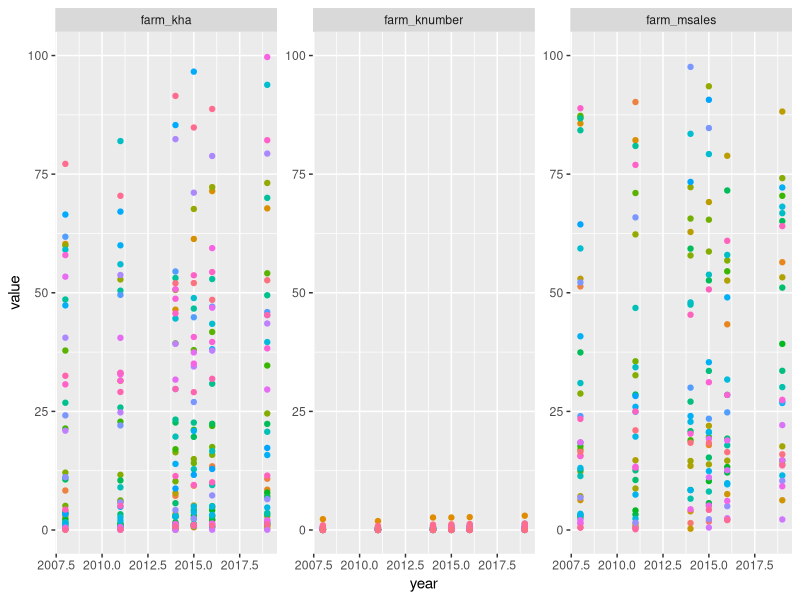
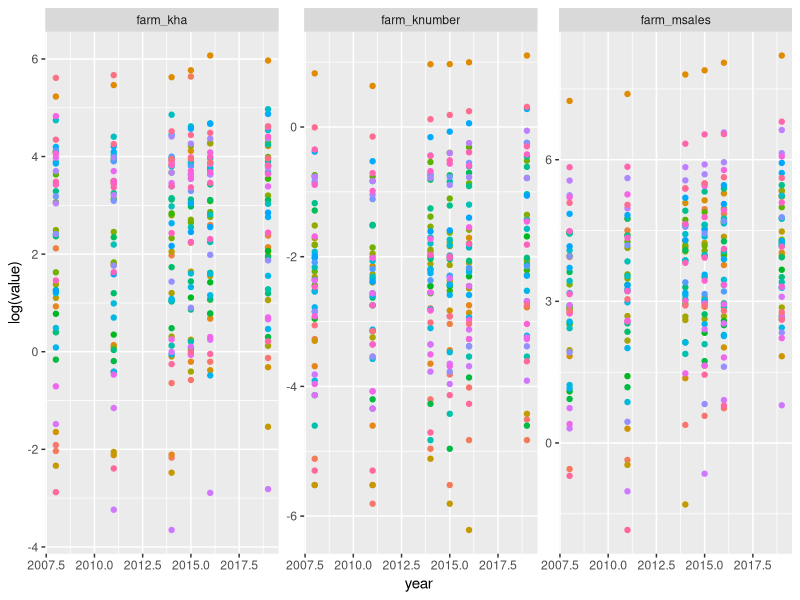
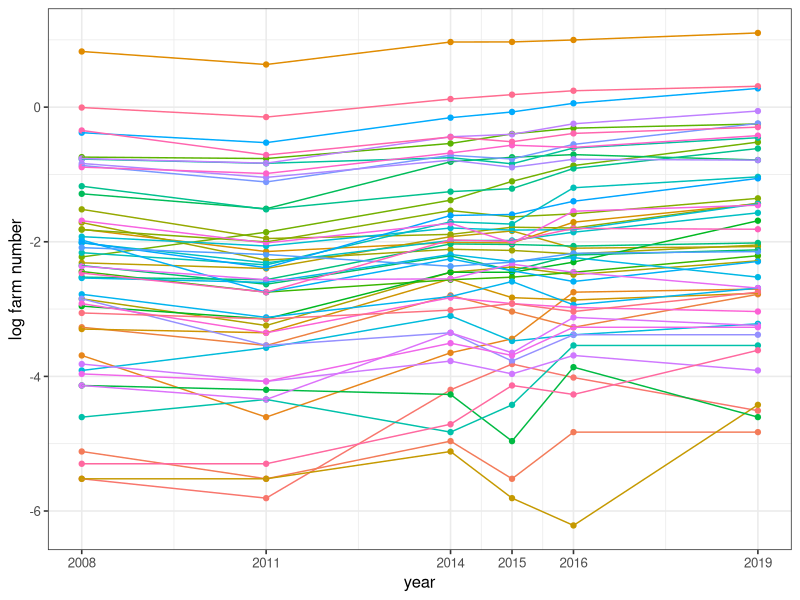
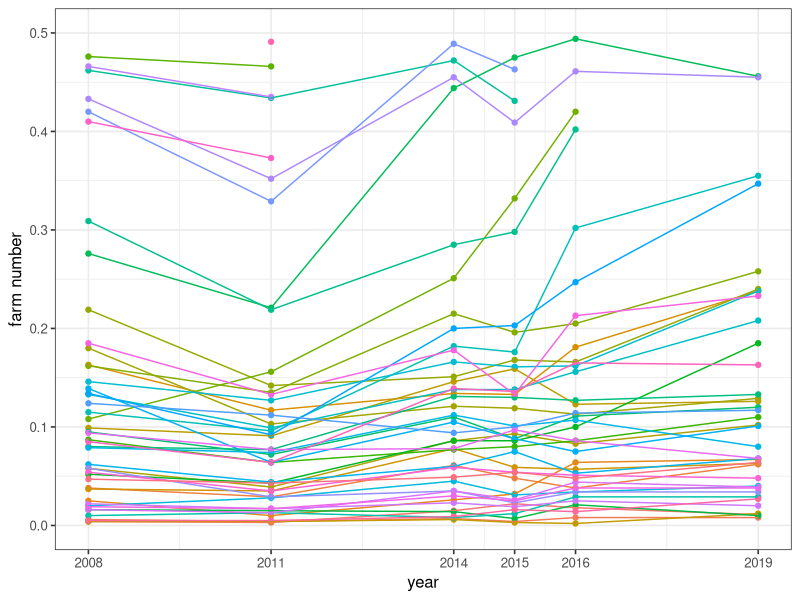
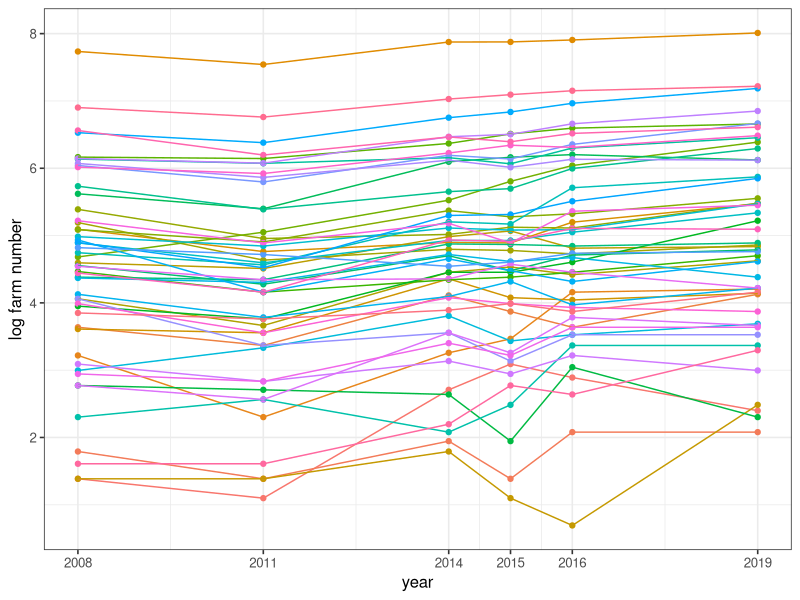
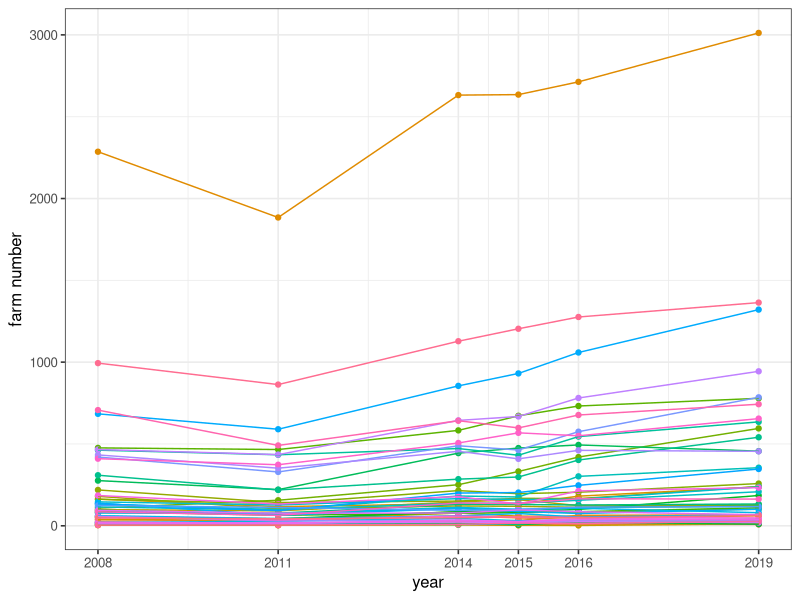

Generate these figures, in order, with R:
# Explore and prepare data for analysis
library(ggplot2)
library(dplyr)
dat <- read.csv("../../../derived_data/all_transformed.csv") %>%
  tidyr::pivot_longer(!c(year, state), names_to = "variable")

# Plot on linear scale
ggplot(dat, aes(x = year)) +
  geom_point(aes(y = value, color = state)) +
  facet_wrap(~variable, scales = "free_y") +
  scale_y_continuous(limits = c(0, 100)) +
  guides(color = FALSE)

# Plot on log scale
ggplot(dat, aes(x = year)) +
  geom_point(aes(y = log(value), color = state)) +
  facet_wrap(~variable, scales = "free_y") +
  guides(color = FALSE)

tapply(dat$value, dat$variable, FUN = min, na.rm = TRUE)

# States clearly have different slopes when on linear scale, 
# but differences disappear on log scale

# Plot just farm knumber on both scales
farm <- dat %>%
  filter(variable == "farm_knumber") %>%
  mutate(lvalue = log(value))

ggplot(farm, aes(x = year, color = state, group = state)) +
  geom_point(aes(y = lvalue)) +
  geom_line(aes(y = lvalue)) +
  scale_y_continuous("log farm number") +
  scale_x_continuous(breaks = unique(farm$year)) +
  theme_bw(base_size = 12) +
  guides(color = FALSE)

ggplot(farm, aes(x = year, color = state, group = state)) +
  geom_point(aes(y = value)) +
  geom_line(aes(y = value)) +
  scale_y_continuous("farm number", limits = c(0, 0.5)) +
  scale_x_continuous(breaks = unique(farm$year)) +
  theme_bw(base_size = 12) +
  guides(color = FALSE)


# Plot just farm number on both scales
farm2 <- dat %>%
  filter(variable == "farm_knumber") %>%
  mutate(value = value*1000,
         lvalue = log(value))

ggplot(farm2, aes(x = year, color = state, group = state)) +
  geom_point(aes(y = lvalue)) +
  geom_line(aes(y = lvalue)) +
  scale_y_continuous("log farm number") +
  scale_x_continuous(breaks = unique(farm$year)) +
  theme_bw(base_size = 12) +
  guides(color = FALSE)

ggplot(farm2, aes(x = year, color = state, group = state)) +
  geom_point(aes(y = value)) +
  geom_line(aes(y = value)) +
  scale_y_continuous("farm number") +
  scale_x_continuous(breaks = unique(farm$year)) +
  theme_bw(base_size = 12) +
  guides(color = FALSE)
